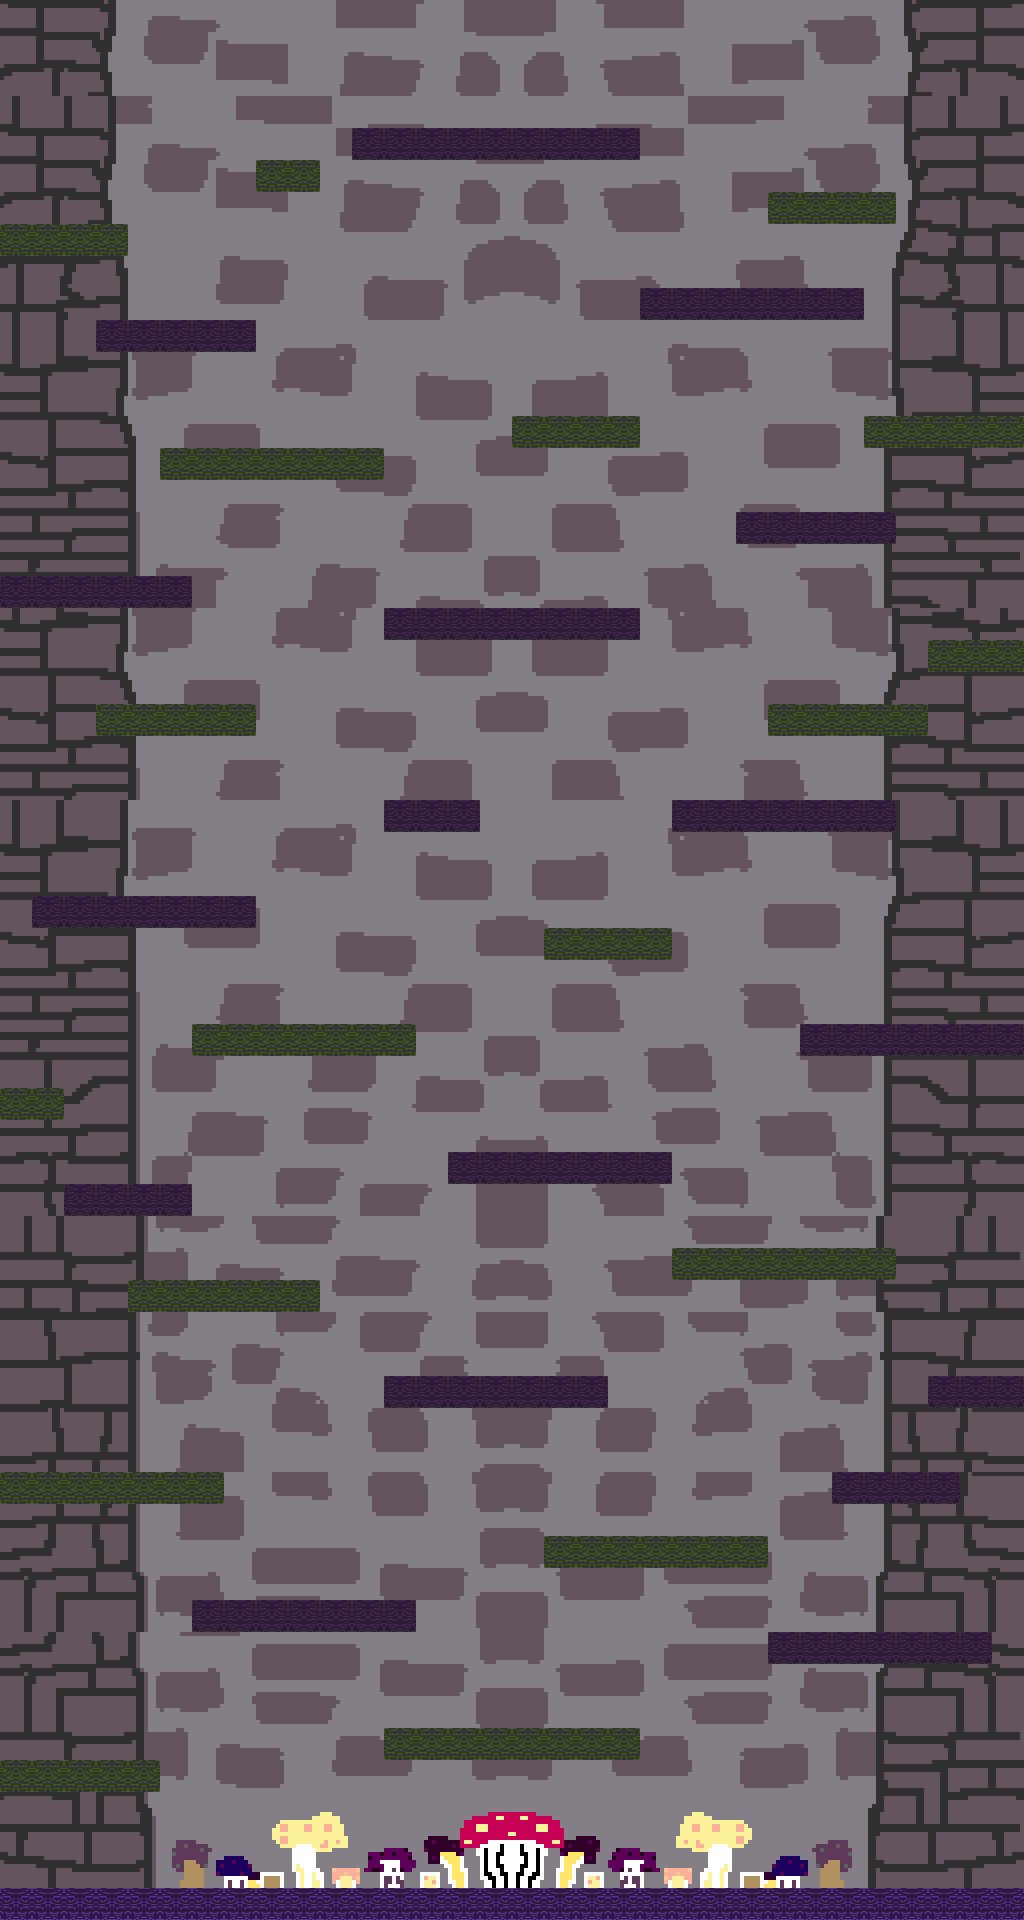

A 2D game scene composited from a Tiled map and its tileset images. What follows is a short description and the map's XML, with each tile layer's data collapsed to a summary:
An orthogonal 32x60 tile map with 32x32 px tiles, 4 tile layers (Fondo, Suelo, Plataformas, Plataformasverdes), 4 tilesets and 8 objects.

<map version="1.5" tiledversion="1.7.0" orientation="orthogonal" renderorder="right-down" width="32" height="60" tilewidth="32" tileheight="32" infinite="0" nextlayerid="9" nextobjectid="1">
 <editorsettings>
  <export format="json" />
 </editorsettings>
 <tileset firstgid="1" name="fondo grande" tilewidth="32" tileheight="32" tilecount="1024" columns="32">
  <image source="fondo grande.png" width="1024" height="1024" />
 </tileset>
 <tileset firstgid="1025" name="plataformaextra" tilewidth="32" tileheight="32" tilecount="7" columns="7">
  <image source="Images/plataformaextra.png" width="224" height="32" />
 </tileset>
 <tileset firstgid="1032" name="plataformanivel1" tilewidth="32" tileheight="32" tilecount="7" columns="7">
  <image source="Images/plataformanivel1.png" width="224" height="32" />
  <tile id="0">
   <objectgroup draworder="index">
    <object id="1" x="0" y="0" width="32" height="32" />
   </objectgroup>
  </tile>
  <tile id="1">
   <objectgroup draworder="index">
    <object id="1" x="0" y="0" width="32" height="32" />
    <object id="2" x="0" y="0" width="32" height="32" />
   </objectgroup>
  </tile>
  <tile id="2">
   <objectgroup draworder="index">
    <object id="1" x="0" y="0" width="32" height="32" />
   </objectgroup>
  </tile>
  <tile id="3">
   <objectgroup draworder="index">
    <object id="1" x="0" y="0" width="32" height="32" />
   </objectgroup>
  </tile>
  <tile id="4">
   <objectgroup draworder="index">
    <object id="2" x="0" y="0.666667" width="32" height="30.6667" />
   </objectgroup>
  </tile>
  <tile id="5">
   <objectgroup draworder="index">
    <object id="2" x="0" y="0" width="32" height="32" />
   </objectgroup>
  </tile>
  <tile id="6">
   <objectgroup draworder="index">
    <object id="1" x="0" y="0" width="32" height="32" />
   </objectgroup>
  </tile>
 </tileset>
 <tileset firstgid="1039" name="plataforma1ver2" tilewidth="32" tileheight="32" tilecount="7" columns="7">
  <image source="Images/plataforma1ver2.png" width="224" height="32" />
 </tileset>
 <layer id="1" name="Fondo" width="32" height="60">
  <data>[1920 cells, 1888 non-empty, 1024 distinct tile ids]</data>
 </layer>
 <layer id="5" name="Suelo" width="32" height="60">
  <data>[1920 cells, 32 non-empty, 7 distinct tile ids]</data>
 </layer>
 <layer id="7" name="Plataformas" width="32" height="60">
  <data>[1920 cells, 113 non-empty, 11 distinct tile ids]</data>
 </layer>
 <layer id="8" name="Plataformasverdes" width="32" height="60">
  <data>[1920 cells, 82 non-empty, 7 distinct tile ids]</data>
 </layer>
</map>